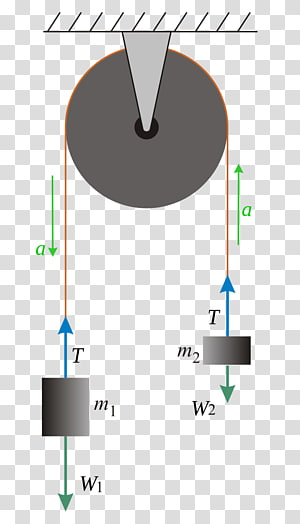
#> input picture images/Pulley_Ex_var_7.jpg, 300 x 524 px
$ python -i pulley_detection.py   (imports and definitions only)
#> lines starting #> are read from the running program, lines starting #| are printed output that depends on the picture; after the words box and inside, x2 and y2 are one past the last pixel; in counts of white or black regions, pixels touching at a corner belong together
#> further down, picture is the input picture: shape (524, 300, 3); mean B, G, R 212.4, 213.2, 213.3
import numpy as np
import cv2

def get_pulley(img, param1 = 200, param2 = 12, minrad = 20, maxrad = 40):
#> called with param1 = 200, param2 = 12, minrad = 20, maxrad = 40
    gray_2 = cv2.cvtColor(img, cv2.COLOR_BGR2GRAY)
    gray_blur = cv2.GaussianBlur(gray_2, (5,5),0)
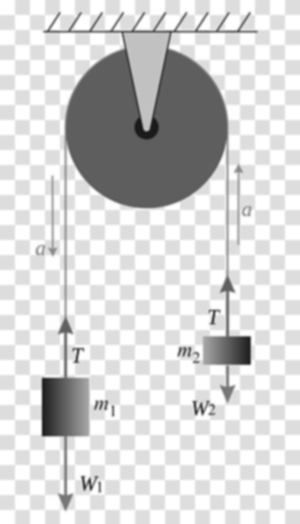
#> gray_blur: shape (524, 300); min 24, max 255, mean 213.1
    _, thresh_2 = cv2.threshold(gray_blur,200,255,cv2.THRESH_BINARY)
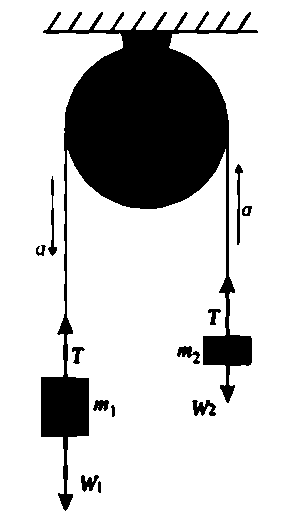
#> thresh_2: shape (524, 300); 80.1% white; 13 black regions, largest, box (x1, y1, x2, y2) and area: (41, 11, 258, 511) 29628, (235, 164, 243, 245) 244, (192, 400, 216, 416) 230
    pulley = []

    circles = cv2.HoughCircles(thresh_2, cv2.HOUGH_GRADIENT, 1, 20, param1 = param1, param2 = param2, minRadius = minrad, maxRadius = maxrad)
#> circles = None

    if circles is not None:
        circles = np.uint16(np.around(circles))
        for pt in circles[0,:]:
            x,y,r = pt[0], pt[1], pt[2]
            pulley.append((x,y,r))

    return pulley

>>> import cv2
>>> picture = cv2.imread('images/Pulley_Ex_var_7.jpg')
>>> result = get_pulley(picture)
#> result = []

$ run again, on images/Pulley_Ex1.png
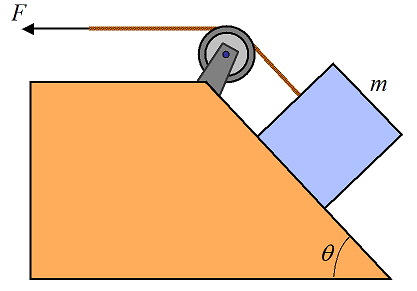
#> input picture images/Pulley_Ex1.png, 417 x 291 px
#> picture is the input picture: shape (291, 417, 3); mean B, G, R 173.9, 204.3, 237.9
#> in get_pulley, `gray_blur = cv2.GaussianBlur(gray_2, (5,5),0)`:
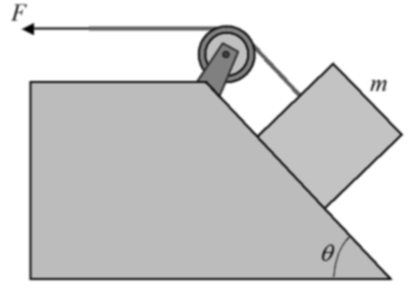
#> gray_blur: shape (291, 417); min 0, max 255, mean 210.8
#> in get_pulley, `_, thresh_2 = cv2.threshold(gray_blur,200,255,cv2.THRESH_BINARY)`:
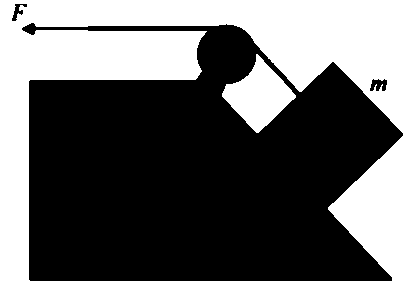
#> thresh_2: shape (291, 417); 42.4% white; 2 white regions, box (x1, y1, x2, y2) and area: (0, 0, 417, 291) 48594, (222, 54, 296, 133) 2892
#> in get_pulley, `circles = cv2.HoughCircles(thresh_2, cv2.HOUGH_GRADIENT, 1, 20, param1..`: circles = [[226.5, 53.5, 29.9]]
#> in get_pulley, `circles = np.uint16(np.around(circles))`: circles = [[226, 54, 30]]
#> the loop in get_pulley, `for pt in circles[0,:]:` made 1 pass
#> after the loop in get_pulley, `for pt in circles[0,:]:`: pulley = [(226, 54, 30)]

$ run again, on images/Pulley_Ex2.png
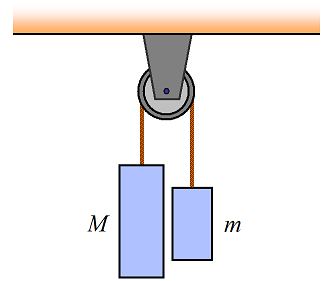
#> input picture images/Pulley_Ex2.png, 327 x 281 px
#> picture is the input picture: shape (281, 327, 3); mean B, G, R 235.8, 234.4, 237
#> in get_pulley, `gray_blur = cv2.GaussianBlur(gray_2, (5,5),0)`:
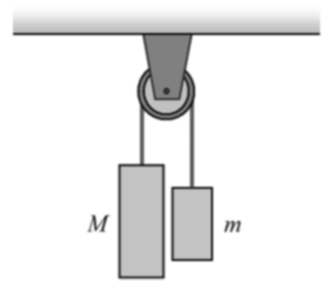
#> gray_blur: shape (281, 327); min 33, max 255, mean 235.3
#> in get_pulley, `_, thresh_2 = cv2.threshold(gray_blur,200,255,cv2.THRESH_BINARY)`:
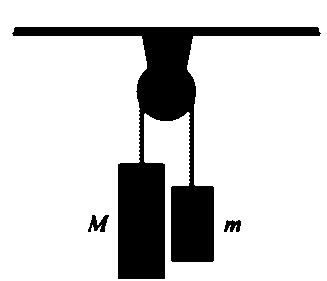
#> thresh_2: shape (281, 327); 82.1% white; 3 black regions, box (x1, y1, x2, y2) and area: (12, 27, 321, 279) 16157, (88, 215, 109, 232) 188, (224, 220, 241, 232) 143
#> in get_pulley, `circles = cv2.HoughCircles(thresh_2, cv2.HOUGH_GRADIENT, 1, 20, param1..`: circles = [[168.5, 91.5, 32.7]]
#> in get_pulley, `circles = np.uint16(np.around(circles))`: circles = [[168, 92, 33]]
#> the loop in get_pulley, `for pt in circles[0,:]:` made 1 pass
#> after the loop in get_pulley, `for pt in circles[0,:]:`: pulley = [(168, 92, 33)]

$ run again, on images/Pulley_Ex3.png
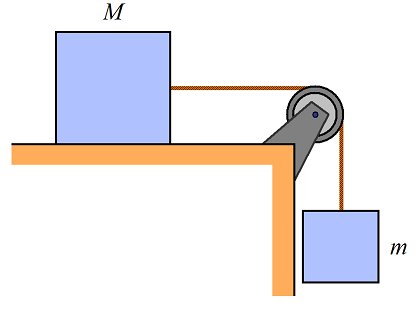
#> input picture images/Pulley_Ex3.png, 417 x 309 px
#> picture is the input picture: shape (309, 417, 3); mean B, G, R 234.4, 232, 235.2
#> in get_pulley, `gray_blur = cv2.GaussianBlur(gray_2, (5,5),0)`:
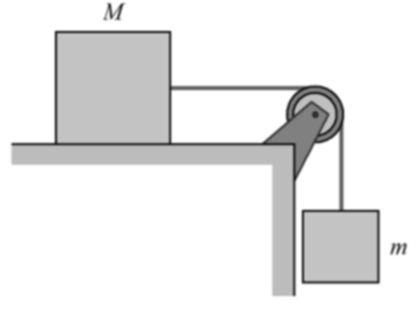
#> gray_blur: shape (309, 417); min 37, max 255, mean 233.2
#> in get_pulley, `_, thresh_2 = cv2.threshold(gray_blur,200,255,cv2.THRESH_BINARY)`:
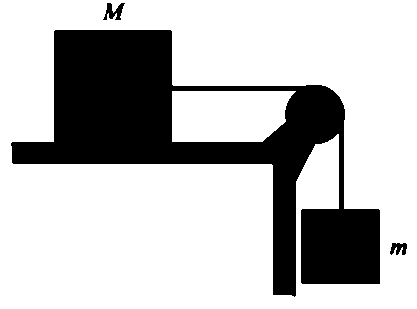
#> thresh_2: shape (309, 417); 74.1% white; 3 black regions, box (x1, y1, x2, y2) and area: (11, 30, 380, 297) 33006, (103, 3, 125, 20) 189, (390, 243, 407, 255) 142
#> in get_pulley, `circles = cv2.HoughCircles(thresh_2, cv2.HOUGH_GRADIENT, 1, 20, param1..`: circles = [[313.5, 113.5, 30.8]]
#> in get_pulley, `circles = np.uint16(np.around(circles))`: circles = [[314, 114, 31]]
#> the loop in get_pulley, `for pt in circles[0,:]:` made 1 pass
#> after the loop in get_pulley, `for pt in circles[0,:]:`: pulley = [(314, 114, 31)]
